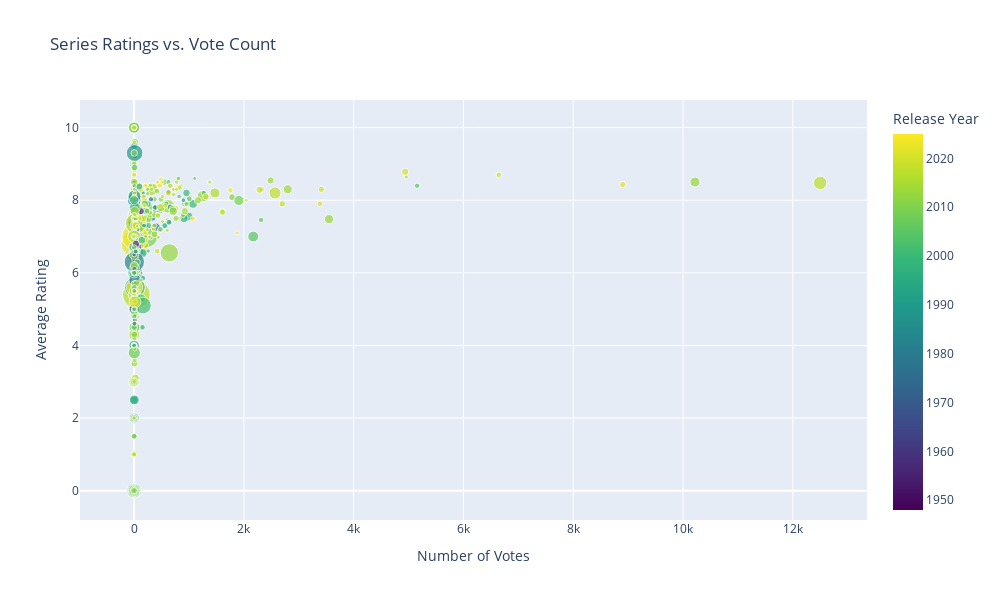

Write notebook code for a chart like this one.
### Code cell
# Create a correlation matrix for numerical features in TV series
series_numeric_cols = ['popularity', 'vote_average', 'vote_count']
series_correlation = series_df[series_numeric_cols].corr()

plt.figure(figsize=(10, 8))
sns.heatmap(series_correlation, annot=True, cmap='viridis', linewidths=0.5)
plt.title('Correlation Matrix of TV Series Features', fontsize=16)
plt.tight_layout()
plt.show()

# Create scatter plot of vote count vs. average rating for TV series

# Interactive scatter plot of vote count vs. average rating

fig = px.scatter(
    series_df.sample(min(1000, len(series_df))),  # Sample to avoid overcrowding
    x='vote_count',
    y='vote_average',
    size='popularity',
    color='release_year',
    hover_name='name',  # Note: TV series use 'name' instead of 'title'
    opacity=0.7,
    title='Series Ratings vs. Vote Count',
    labels={'vote_count': 'Number of Votes', 'vote_average': 'Average Rating', 
           'release_year': 'Release Year', 'popularity': 'Popularity'},
    color_continuous_scale='viridis'
)
fig.update_layout(height=600, width=1000)

### Figure 1 — Plotly figure (JSON) as saved in the notebook; plotly's stock layout.template omitted (floating-point values rounded to 4 significant figures; data arrays with more than 128 entries replaced by an {"elided": "..."} marker saying what was removed)
{"data": [{"hovertemplate": "<b>%{hovertext}</b><br><br>Number of Votes=%{x}<br>Average Rating=%{y}<br>Popularity=%{marker.size}<br>Release Year=%{marker.color}<extra></extra>", "hovertext": {"elided": "1000 str values"}, "legendgroup": "", "marker": {"color": {"elided": "1000 float values"}, "coloraxis": "coloraxis", "opacity": 0.7, "size": {"elided": "1000 float values"}, "sizemode": "area", "sizeref": 7.361, "symbol": "circle"}, "mode": "markers", "name": "", "orientation": "v", "showlegend": false, "type": "scatter", "x": {"elided": "1000 int values"}, "xaxis": "x", "y": {"elided": "1000 float values"}, "yaxis": "y"}], "layout": {"coloraxis": {"colorbar": {"title": {"text": "Release Year"}}, "colorscale": [[0, "#440154"], [0.1111, "#482878"], [0.2222, "#3e4989"], [0.3333, "#31688e"], [0.4444, "#26828e"], [0.5556, "#1f9e89"], [0.6667, "#35b779"], [0.7778, "#6ece58"], [0.8889, "#b5de2b"], [1, "#fde725"]]}, "height": 600, "legend": {"itemsizing": "constant", "tracegroupgap": 0}, "title": {"text": "Series Ratings vs. Vote Count"}, "width": 1000, "xaxis": {"anchor": "y", "domain": [0, 1], "title": {"text": "Number of Votes"}}, "yaxis": {"anchor": "x", "domain": [0, 1], "title": {"text": "Average Rating"}}}}
